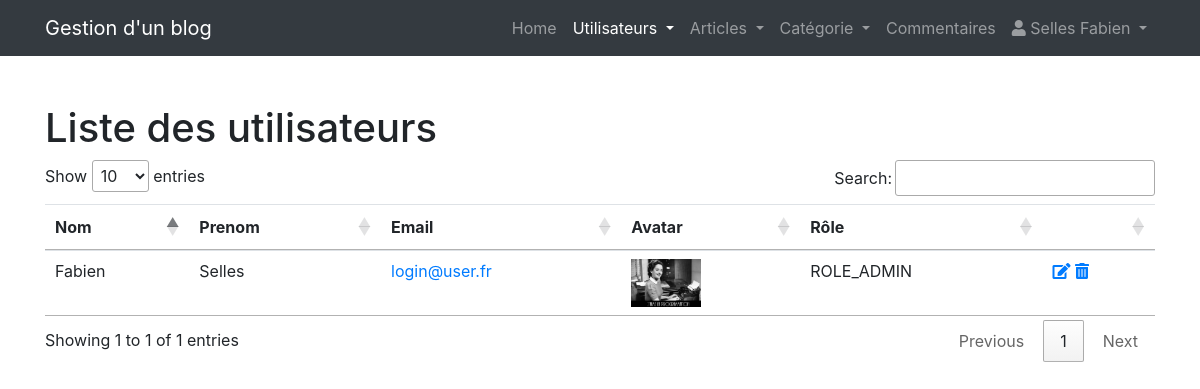
The page /admin/listUser.php (signed in) on the database its author committed.
### tables this page shows
CREATE TABLE IF NOT EXISTS `user` (
  `user_id` int(10) UNSIGNED NOT NULL AUTO_INCREMENT,
  `user_email` varchar(255) DEFAULT NULL,
  `user_password` varchar(255) DEFAULT NULL,
  `user_firstname` varchar(45) DEFAULT NULL,
  `user_lastname` varchar(45) DEFAULT NULL,
  `user_datecreated` datetime DEFAULT NULL,
  `user_bio` tinytext,
  `user_avatar` varchar(255) DEFAULT NULL,
  `user_role` varchar(20) NOT NULL DEFAULT 'ROLE_AUTHOR',
  PRIMARY KEY (`user_id`)
);

### admin/listUser.php (called while the page is built, shortened)
<?php
try
{
	$dbh = connexion();
	$sql  ='SELECT * FROM user';
	$sth = $dbh->prepare($sql);
	$sth->execute();
	$users = $sth->fetchAll(PDO::FETCH_ASSOC);
}
catch (PDOException $e)
{
	$erreur = 'Erreur base de données : '.$e->getMessage();
}
include('tpl/layout.phtml');

### admin/tpl/listUser.phtml (the view)
<section class="table-responsive">
    <table id="tableDonnee" class="table">
        <thead>
            <th>Nom</th>
            <th>Prenom</th>
            <th>Email</th>
            <th>Avatar</th>
            <th>Rôle</th>
            <th></th>
        </thead>
        <tbody>
            <?php foreach($users as $user):?>
                <tr>
                    <td><?=$user['user_lastname']?></td>
                    <td><?=$user['user_firstname']?></td>
                    <td><a href="mailto:<?=$user['user_email']?>"><?=$user['user_email']?></a></td>
                    <td><img width="70" src="<?=URL_BLOG.REP_UPLOAD.'/users/'.$user['user_avatar']?>"></td>
                    <td><?=$user['user_role']?></td>
                    <td><a href="editUser?id=<?=$user['user_id']?>"><i class="fas fa-edit"></i></a> <a href="delUser?id=<?=$user['user_id']?>" data-toggle="modal" data-target="#delete"><i class="fas fa-trash-alt"></i></a></td>
                </tr>
            <?php endforeach;?>
        </tbody>
    </table>
</section>

### rows shown on the page
user: user_lastname "Fabien", user_firstname "Selles", user_email "login@user.fr", user_avatar (picture), user_role "ROLE_ADMIN"

### other values the page prints
$_SESSION['user']['name'] "Selles Fabien"
$title "Liste des utilisateurs"
